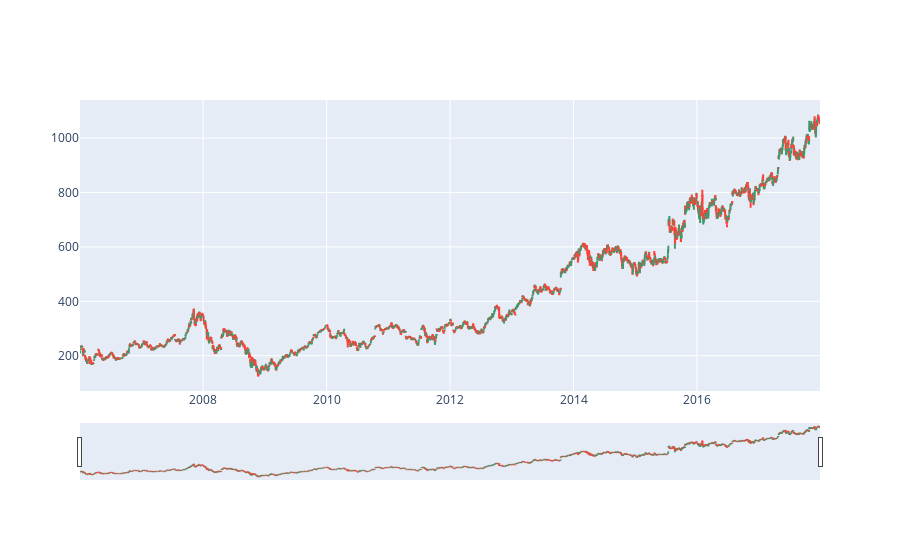

Notebook cell for this chart:
### Code cell
# OHLC chart of 2006-2018
trace = go.Ohlc(x=google.index,
                open=google.Open,
                high=google.High,
                low=google.Low,
                close=google.Close)

data = [trace]
iplot(data, filename='simple_ohlc')

### Figure 1 — Plotly figure (JSON) as saved in the notebook; plotly's stock layout.template omitted (floating-point values rounded to 4 significant figures; data arrays with more than 128 entries replaced by an {"elided": "..."} marker saying what was removed)
{"data": [{"close": {"elided": "3019 float values"}, "high": {"elided": "3019 float values"}, "low": {"elided": "3019 float values"}, "open": {"elided": "3019 float values"}, "type": "ohlc", "x": {"elided": "3019 str values"}}], "layout": {}}
